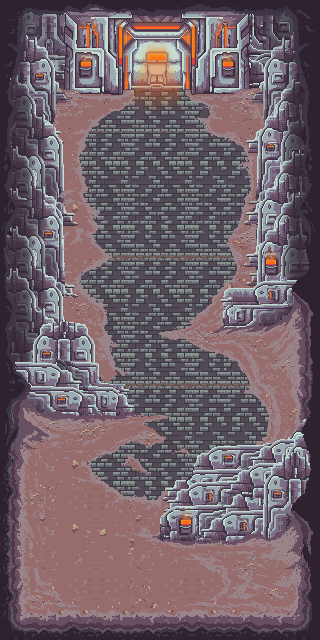

This is a level from a 2D game, rendered from its Tiled map with the project's own tilesets. A one-line summary and the map file follow, with tile-layer data summarised:
An orthogonal 10x20 tile map with 32x32 px tiles, 2 tile layers (Floor, Walls).

<map version="1.5" tiledversion="1.7.2" orientation="orthogonal" renderorder="right-down" width="10" height="20" tilewidth="32" tileheight="32" infinite="0" nextlayerid="3" nextobjectid="1">
 <tileset firstgid="1" source="Boss Level Tileset.tsx" />
 <layer id="2" name="Floor" width="10" height="20">
  <data>[200 cells, 86 non-empty, 86 distinct tile ids]</data>
 </layer>
 <layer id="1" name="Walls" width="10" height="20">
  <properties>
   <property name="collision" type="bool" value="true" />
  </properties>
  <data>[200 cells, 114 non-empty, 114 distinct tile ids]</data>
 </layer>
</map>
